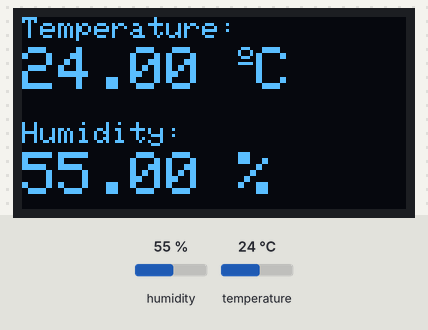
The sketch below on a simulated Arduino Uno, built with avr-gcc and run on an emulated ATmega328P. Parts: 128×64 one-colour display. Inputs (shaded band) come from the test bench; at power-on: humidity 55 %, temperature 24 °C. What the sketch prints to the serial monitor is not drawn.

Above: at 3.2 s.
3.3 s: humidity set to 22 %
At 4.9 s:
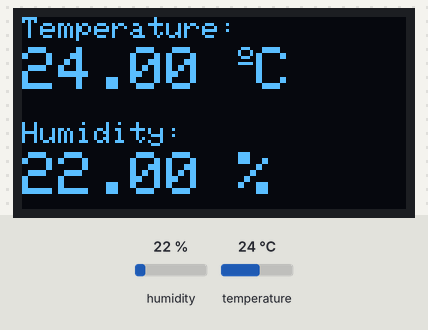
5.6 s: temperature set to 12 °C
At 6.5 s:
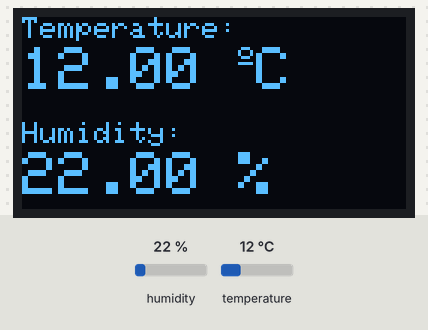
7.6 s: humidity set to 40 %
At 9.3 s:
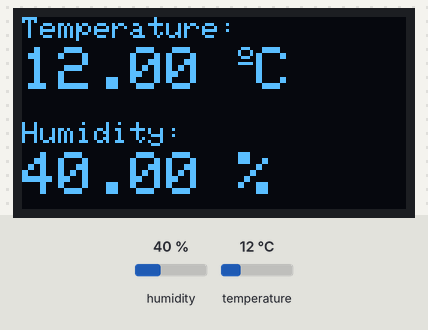
9.7 s: temperature set to 19 °C
At 10.9 s:
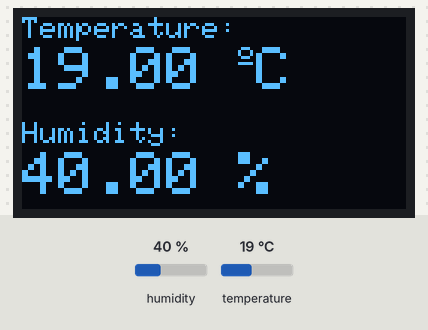
Timing chart, 0 to 12.7 s (numbered marks = the images above; inputs shaded):
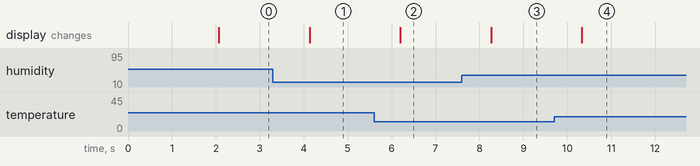

The sketch:

weatherStation.ino
```cpp
/*
 **
 ***Weather Station
 **
 */
#include <Adafruit_GFX.h>
#include <Adafruit_SSD1306.h>
#include <Adafruit_Sensor.h>
#include <Adafruit_BME280.h>
#include <Adafruit_BMP280.h>

#define SCREEN_WIDTH 128 // OLED display width, in pixels
#define SCREEN_HEIGHT 64 // OLED display height, in pixels

// Declaration for an SSD1306 display connected to I2C (SDA, SCL pins)
Adafruit_SSD1306 display(SCREEN_WIDTH, SCREEN_HEIGHT);

bool statusBMP = false; // for BMP status
bool statusBME = false;

Adafruit_BME280 bme; // uses I2C communication protocol by default

Adafruit_BMP280 bmp; // I2C


void setup() {

  Serial.begin(115200);// to start serial communication not needed to display any thing on screen but for debugging purposes on serial monitor.

  statusBME = bme.begin(0x76);// address 0*76 passed to .begin method to start communication with bme sensor
  statusBMP = bmp.begin(0x76);// address 0*76 passed to .begin method to start communication with bme sensor


  if (statusBME) {
  Serial.println("BME sensor found");
  }
  else if(statusBMP)
  {
  Serial.println("BMP280 sensor found");
    }
  else
  {
    Serial.println("Could not find a valid sensor, check wiring!");
  }

/*oled_setup*/

  if(!display.begin(SSD1306_SWITCHCAPVCC, 0x3c)) {
    Serial.println(F("SSD1306 allocation failed"));
  }
  delay(2000);
  display.clearDisplay();
  display.setTextColor(WHITE);
}


void printValues()
{
  float t = bme.readTemperature();
  float h = bme.readHumidity();
  if (isnan(h) || isnan(t)) {
    Serial.println("Failed to read from sensor!");
  }

  //clear display
  display.clearDisplay();

  // display temperature
  display.setTextSize(1);
  display.setCursor(0,0);
  display.print("Temperature: ");
  display.setTextSize(2);
  display.setCursor(0,10);
  display.print(t);
  display.print(" ");
  display.setTextSize(1);
  display.cp437(true);//To display the º symbol, we use the Code Page 437 font.
  display.write(167);//º symbol corresponds to character 167.
  display.setTextSize(2);
  display.print("C");

  // display humidity
  display.setTextSize(1);
  display.setCursor(0, 35);
  display.print("Humidity: ");
  display.setTextSize(2);
  display.setCursor(0, 45);
  display.print(h);
  display.print(" %");

  display.display();// need to call display object to actually dispaly something on screen
}

void printValuesbmp()
{
  float t = bmp.readTemperature();
  float p = bmp.readPressure()/100;
  if (isnan(p) || isnan(t)) {
    Serial.println("Failed to read from sensor!");
  }

  //clear display
  display.clearDisplay();

  // display temperature
  display.setTextSize(1);
  display.setCursor(0,0);
  display.print("Temperature: ");
  display.setTextSize(2);
  display.setCursor(0,10);
  display.print(t);
  display.print(" ");
  display.setTextSize(1);
  display.cp437(true);//To display the º symbol, we use the Code Page 437 font.
  display.write(167);//º symbol corresponds to character 167.
  display.setTextSize(2);
  display.print("C");

  // display Pressure
  display.setTextSize(1);
  display.setCursor(0, 35);
  display.print("Pressure: ");
  display.setTextSize(1);
  display.setCursor(0, 45);
  display.print(p);
  display.print(" hPa");

  display.display();// need to call display object to actually dispaly something on screen
}

void loop() {

  if(statusBME){
   printValues();
  }
  else if(statusBMP)
  {
    printValuesbmp();
  }
  else
  {
    Serial.println("no data fetch");
  }
  delay(1000);
  }
```

Measured:
- after the input at 3.3 s, the display: changes after 0.83 s (image 1)
- after the input at 5.6 s, the display: changes after 0.60 s (image 2)
- after the input at 7.6 s, the display: changes after 0.67 s (image 3)
- after the input at 9.7 s, the display: changes after 0.63 s (image 4)
